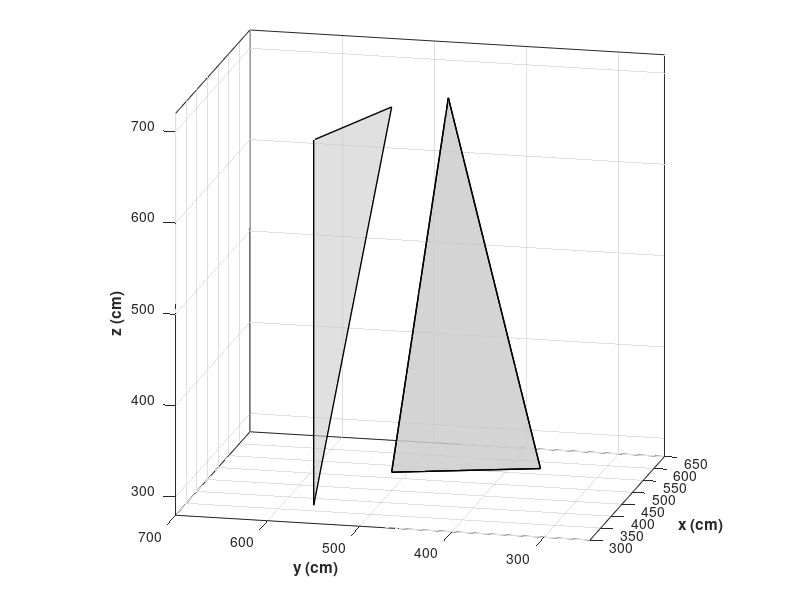

Write MATLAB code to recreate this figure. (Note: this script raises an error after producing the figure.)
% script to show the qudrotor moving toward a list of polyhedra (triangle mesh)
% the GCCD-PT can return the collision-free intervals (presented in Fig.5 (b)/(c))
%
% Reference paper:
%      Zhang, Z., et al. (2022). "A Generalized Continuous Collision Detection Framework of 
%      Polynomial Trajectory for Mobile Robots in Cluttered Environments." 2022 IEEE Robotics
%      and Automation Letters. (DOI: 10.1109/LRA.2022.3191934)
%
% Auther: @Benji Z. Zhang (zzqing@connect.hku.hk)
% Date: 2023/01


clc; clear; close all;

%% root path
file = mfilename('fullpath');
[filepath,name,ext] = fileparts(file);
root_path = [filepath '\..'];
cd(root_path)

%% generate & plot polyhedra (triangle mesh)
area = [3 6.5 2.5 7 2.8 7.2]*100;
% one row: one triangle mesh defined by 3 points
tri(1,:) = [5 3.5 3 4.5 5 3 5.5 4.5 3]*100;
tri(2,:) = [5 4.5 7 4.5 5 3 5.5 4.5 3]*100;
tri(3,:) = [5 3.5 3 5 4.5 7 5.5 4.5 3]*100;
tri(4,:) = [5 3.5 3 4.5 5 3 5 4.5 7]*100;
tri(5,:) = [3 5.5 3 4.5 5 7 3 5.5 7]*100;

TriMesh = tri(1:5,:);
triPlot = tri;
% plot triangle mesh
figure
set(gca,'position',[0.1,0.1,0.85,0.85])
set(gcf,'position',[10,10,800,800])
ax1=gca;
triMeshX = triPlot(:,[1 4 7])';
triMeshY = triPlot(:,[2 5 8])';
triMeshZ = triPlot(:,[3 6 9])';
patch(ax1, triMeshX,triMeshY,triMeshZ,[.8,.8,.8],'EdgeColor','k','FaceAlpha',0.6,'LineWidth',1)
view([-77 15])
axis equal
xlabel('x (cm)','FontWeight','bold')
ylabel('y (cm)','FontWeight','bold')
zlabel('z (cm)','FontWeight','bold')
axis(area)
hold on
grid on
box on

%% generate the minimum snap trajectories
waypts = [300, 300, 300;
         600, 650, 700];   
n_order = 7;  % 8 control points / 7-th degree of polynomial traj.
n_seg =1;     % one traj. includes n_seg-piece polynomial segments
% specify the duration (s) for each segment
ts = zeros(n_seg, 1);
for i = 1:n_seg
    ts(i,1) = 3;
end

% generate a set of traj. accroding to different start velocities
num_traj = 7;
deltaAngle = deg2rad(90/(num_traj-1));
for trajId = 1: num_traj
    % start & end conditions of velocity
    iniVx = 320*cos(deltaAngle*(trajId-1));
    iniVy = 320*sin(deltaAngle*(trajId-1));
    vBound = [iniVx iniVy 200;
              0 0 0];
    % start & end conditions of acceleration
    aBound = [0 0 0;
              0 0 0];
    % maximum vel & acc
    v_max = 400;
    a_max = 400;
    
    % coordinates of control points of the resulting minimum sanp Bezier traj.
    % Note: x,y,z in polynormal forms
    ctlPt_x = MinimumSnapBezierSolver(1, waypts(:, 1), vBound(:, 1), aBound(:, 1), ts, n_seg, n_order, v_max, a_max);
    ctlPt_y = MinimumSnapBezierSolver(2, waypts(:, 2), vBound(:, 2), aBound(:, 2), ts, n_seg, n_order, v_max, a_max);
    ctlPt_z = MinimumSnapBezierSolver(3, waypts(:, 3), vBound(:, 3), aBound(:, 3), ts, n_seg, n_order, v_max, a_max);
    
    if isempty(ctlPt_x) || isempty(ctlPt_y) || isempty(ctlPt_z)
        error('No Optimal Control Pts.')
    end
    ctlPt_x_temp = ctlPt_x;
    ctlPt_y_temp = ctlPt_y;
    ctlPt_z_temp = ctlPt_z;
    controlPts = ts(1)*[ctlPt_x_temp ctlPt_y_temp ctlPt_z_temp];
    % generate bezier polynomial eq. from control pts. (w.r.t. normalized para. s)
    [pnx, pny, pnz] = generateBezierCurve3dGeneral(controlPts);
    % convert bezier polynomial eq. from s \in [0,1] to time t \in [0,ts(1)]
    trajXALL{trajId} = SubPoly([1/ts(1) 0], pnx);
    trajYALL{trajId} = SubPoly([1/ts(1) 0], pny);
    trajZALL{trajId} = SubPoly([1/ts(1) 0], pnz);
    
    % uncomment to plot whole paths 
    %%% pnxyz{1}=trajXALL{trajId};
    %%% pnxyz{2}=trajYALL{trajId};
    %%% pnxyz{3}=trajZALL{trajId};
    %%% plotB3dTime3(ax1,pnxyz,[],[0,ts(1)],'c')
    %%% hold on
end
trajALL = {trajXALL,trajYALL,trajZALL};

%% -------- following is the key of this paper ---------
g = 9.80665*100; % cm

% geometry of quadrotor (in the local frame {0} in Fig. 3(a))
% Note: uncomment to select quadrotors with different sizes
robpts_temp = [1 1; -1 1; -1 -1; 1 -1; 1 1; -1 1; -1 -1; 1 -1;]*0.3; % Fig. 5(b)
% robpts_temp = [1 1; -1 1; -1 -1; 1 -1; 1 1; -1 1; -1 -1; 1 -1;]*0.2;
% robpts_temp = [1 1; -1 1; -1 -1; 1 -1; 1 1; -1 1; -1 -1; 1 -1;]*0.1; % Fig. 5(c)

robpts = [robpts_temp [0.1*ones(4,1); -0.1*ones(4,1)]]*100;
% start points of edge
Er_s = robpts([end 1:(end-1)],:);
% end points of edge
Er_e = robpts;
% start & end pts of all edgess
Eedge_i = [Er_s Er_e];

for trajId = 1:num_traj
    % time interval of the traj.
    tm_via = [0 ts(1)];
    % polynomial equations for x,y,z of the trajId-th trajctory (Ref: eq.(13))
    path = getTrajXYZ3d(trajALL, trajId);
    % since Psi = 0, so its polynomial equation (a.k.a. pn) is given as 0
    pnpsi = 0;
    % estimate the sin() & cos() by polynomial equations (Ref: eq.(14))
    [pnSinPhi, pnCosPhi, maxErrPhi] = fitSinCosPhi(path{1},path{2},path{3},pnpsi,tm_via,g);
    [pnSinTheta, pnCosTheta, maxErrTheta] = fitSinCosTheta(path{1},path{2},path{3},pnpsi,tm_via,g);
    [pnSinPsi, pnCosPsi, maxErrPsi] = fitSinCosPsi(path{1},path{2},path{3},pnpsi,tm_via,g);
    
    % path info (w.r.t. time t)
    path{4} = pnSinPhi;
    path{5} = pnCosPhi;
    path{6} = pnSinTheta;
    path{7} = pnCosTheta;
    path{8} = 0; % Psi = 0, so sin(Psi) = 0
    path{9} = 1; % Psi = 0, so cos(Psi) = 1    

    % -------- GCCD-PT --------
    % cal. collision FREE intervals for the quadrotor and polyhedra (triangle mesh)
    intvCF = calCFIntvSegTriMesh(Eedge_i,TriMesh,path,tm_via)
    % -------- GCCD-PT --------

    pnxyz{1}=trajXALL{trajId};
    pnxyz{2}=trajYALL{trajId};
    pnxyz{3}=trajZALL{trajId};
    if size(intvCF,1) >= 2
        num_IF = size(intvCF,1);
        for k = 1:num_IF-1
            % uncomment to plot quadrotor pos at start & end pts of collision
            %%% plotCur6DofUAVFillBox3d(ax1,robpts,path,intvCF(k,2))
            %%% plotCur6DofUAVFillBox3d(ax1,robpts,path,intvCF(k+1,1))
            % plot collision interval & no collision interval   
            plotB3dTime3(ax1,pnxyz,[],[intvCF(k,1),intvCF(k,2)],'c')
            plotB3dTime3(ax1,pnxyz,[],[intvCF(k,2),intvCF(k+1,1)],'r')
        end
        plotB3dTime3(ax1,pnxyz,[],[intvCF(num_IF,1),intvCF(num_IF,2)],'c')
    else
        plotB3dTime3(ax1,pnxyz,[],[tm_via(1),tm_via(2)],'c')
    end

    % plot goal
    plot3(ax1,waypts(2,1),waypts(2,2),waypts(2,3),'*k')
    view([-64 15])
end

%% add trajectory id
for kk = 1:num_traj
    txtTraj = ['T' num2str(kk)];
    text(600-55*(kk-1),550,650,txtTraj,'FontSize',20)
end
% add 'Goal'
text(waypts(2,1),waypts(2,2),waypts(2,3)+20,'Goal','FontSize',20)
% add legend
w = [1 1 1; 1 2 1];
p1 = plot3(ax1,w(:,1),w(:,2),w(:,3),'c','LineWidth',1.2);
w = [2 1 1; 2 2 1];
p2 = plot3(ax1,w(:,1),w(:,2),w(:,3),'r','LineWidth',1.2);

% set legend to the custom position 
h = legend([p1 p2],{'collision-free','collision'},'FontSize',20);
rect = [0.09, 0.89, .2, .01];
set(h, 'Position', rect)

%% animation for a path (should set 'isAnimate' = 1)
isAnimate = 0;
if isAnimate == 1
    figure
    ax2 = gca;
    set(gca,'position',[0.05,0.03,0.95,0.96] )
    set(gcf,'position',[0,0,1000,1000])
    g = 9.80665*100; % cm
    % select which path to be animated
    trajId = 5;
    % specify the video name
    videoname = ['T' num2str(trajId) '_10fps'];    
    animationUAVSegTri2(ax2,robpts,trajALL,trajId,TriMesh,tm_via,g,[260 area(2:end)],videoname)
end



